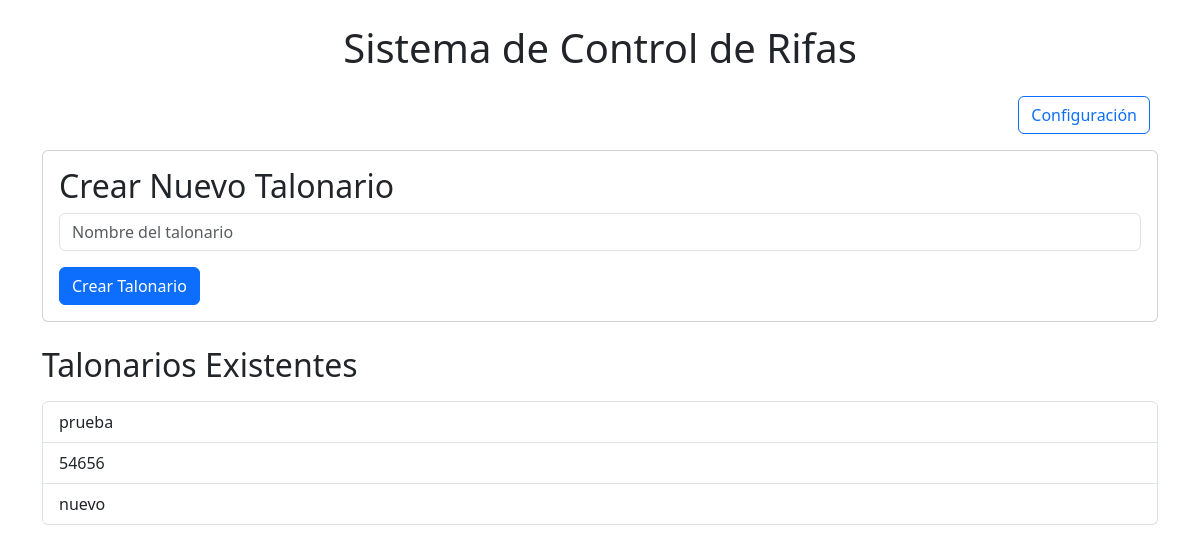
The page / on the database its author committed.
### app.py (models this page shows)
class Talonario(db.Model):
    id = db.Column(db.Integer, primary_key=True)
    nombre = db.Column(db.String(100), nullable=False)
    sorteos = db.relationship('Sorteo', backref='talonario', lazy=True)

### app.py (the view)
@app.route('/')
def index():
    talonarios = db.session.scalars(select(Talonario)).all()
    return render_template('index.html', talonarios=talonarios)

### templates/index.html
{% extends "base.html" %}
{% block content %}
    <div class="container mt-4">
        <h1 class="mb-4 text-center">Sistema de Control de Rifas</h1>
        <div class="d-flex justify-content-end mb-3">
            <a href="{{ url_for('configuracion') }}" class="btn btn-outline-primary me-2">
                Configuración
            </a>
        </div>
        <div class="card mb-4">
            <div class="card-body">
                <h2 class="card-title">Crear Nuevo Talonario</h2>
                <form action="/crear_talonario" method="POST">
                    <div class="mb-3">
                        <input type="text" class="form-control" name="nombre" placeholder="Nombre del talonario" required>
                    </div>
                    <button type="submit" class="btn btn-primary">Crear Talonario</button>
                </form>
            </div>
        </div>
        <h2 class="mb-3">Talonarios Existentes</h2>
        <div class="list-group">
            {% for talonario in talonarios %}
                <a href="{{ url_for('ver_talonario', talonario_id=talonario.id) }}"
                   class="list-group-item list-group-item-action">
                    {{ talonario.nombre }}
                </a>
            {% else %}
                <div class="list-group-item">No hay talonarios creados</div>
            {% endfor %}
        </div>
    </div>
{% endblock %}

### templates/base.html (style rules this page uses)
:root { --disponible: #e0f7fa; --ocupado: #fff9c4; --pagado: #c8e6c9; --borde: #b0bec5; --header-height: 80px; --footer-height: 30px; }
body { overflow: hidden; height: 100vh; margin: 0; padding: 0; display: flex; flex-direction: column; }
@media (orientation: landscape) { :root { --header-height: 60px; } }

### rows shown on the page
Talonario: nombre "prueba"
Talonario: nombre "54656"
Talonario: nombre "nuevo"
